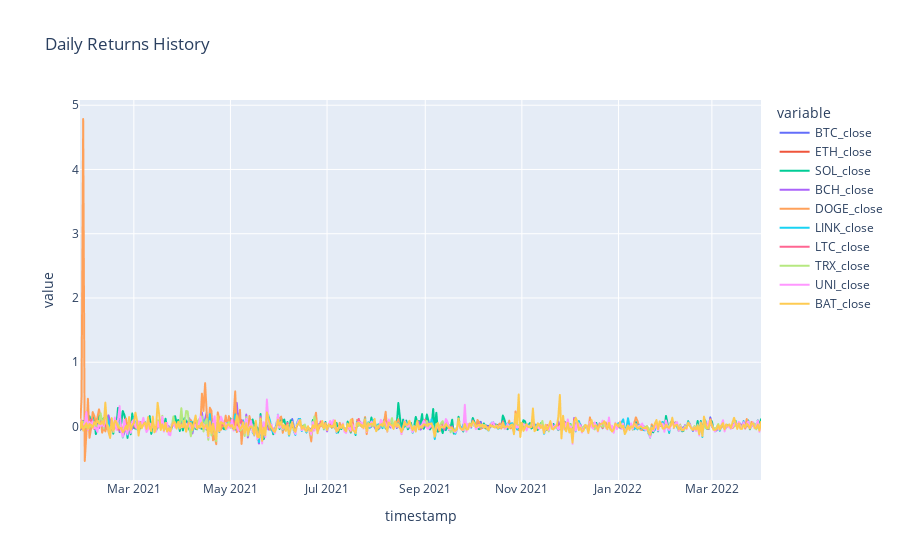

Here is the notebook cell this chart was saved with:
### Code cell
returns_plot = px.line(
daily_returns, title="Daily Returns History")

returns_plot

### Figure 1 — Plotly figure (JSON) as saved in the notebook; plotly's stock layout.template omitted (floating-point values rounded to 4 significant figures; data arrays with more than 128 entries replaced by an {"elided": "..."} marker saying what was removed)
{"data": [{"hovertemplate": "variable=BTC_close<br>timestamp=%{x}<br>value=%{y}<extra></extra>", "legendgroup": "BTC_close", "line": {"color": "#636efa", "dash": "solid"}, "marker": {"symbol": "circle"}, "mode": "lines", "name": "BTC_close", "showlegend": true, "type": "scattergl", "x": {"elided": "431 str values"}, "xaxis": "x", "y": {"elided": "431 float values"}, "yaxis": "y"}, {"hovertemplate": "variable=ETH_close<br>timestamp=%{x}<br>value=%{y}<extra></extra>", "legendgroup": "ETH_close", "line": {"color": "#EF553B", "dash": "solid"}, "marker": {"symbol": "circle"}, "mode": "lines", "name": "ETH_close", "showlegend": true, "type": "scattergl", "x": {"elided": "431 str values"}, "xaxis": "x", "y": {"elided": "431 float values"}, "yaxis": "y"}, {"hovertemplate": "variable=SOL_close<br>timestamp=%{x}<br>value=%{y}<extra></extra>", "legendgroup": "SOL_close", "line": {"color": "#00cc96", "dash": "solid"}, "marker": {"symbol": "circle"}, "mode": "lines", "name": "SOL_close", "showlegend": true, "type": "scattergl", "x": {"elided": "431 str values"}, "xaxis": "x", "y": {"elided": "431 float values"}, "yaxis": "y"}, {"hovertemplate": "variable=BCH_close<br>timestamp=%{x}<br>value=%{y}<extra></extra>", "legendgroup": "BCH_close", "line": {"color": "#ab63fa", "dash": "solid"}, "marker": {"symbol": "circle"}, "mode": "lines", "name": "BCH_close", "showlegend": true, "type": "scattergl", "x": {"elided": "431 str values"}, "xaxis": "x", "y": {"elided": "431 float values"}, "yaxis": "y"}, {"hovertemplate": "variable=DOGE_close<br>timestamp=%{x}<br>value=%{y}<extra></extra>", "legendgroup": "DOGE_close", "line": {"color": "#FFA15A", "dash": "solid"}, "marker": {"symbol": "circle"}, "mode": "lines", "name": "DOGE_close", "showlegend": true, "type": "scattergl", "x": {"elided": "431 str values"}, "xaxis": "x", "y": {"elided": "431 float values"}, "yaxis": "y"}, {"hovertemplate": "variable=LINK_close<br>timestamp=%{x}<br>value=%{y}<extra></extra>", "legendgroup": "LINK_close", "line": {"color": "#19d3f3", "dash": "solid"}, "marker": {"symbol": "circle"}, "mode": "lines", "name": "LINK_close", "showlegend": true, "type": "scattergl", "x": {"elided": "431 str values"}, "xaxis": "x", "y": {"elided": "431 float values"}, "yaxis": "y"}, {"hovertemplate": "variable=LTC_close<br>timestamp=%{x}<br>value=%{y}<extra></extra>", "legendgroup": "LTC_close", "line": {"color": "#FF6692", "dash": "solid"}, "marker": {"symbol": "circle"}, "mode": "lines", "name": "LTC_close", "showlegend": true, "type": "scattergl", "x": {"elided": "431 str values"}, "xaxis": "x", "y": {"elided": "431 float values"}, "yaxis": "y"}, {"hovertemplate": "variable=TRX_close<br>timestamp=%{x}<br>value=%{y}<extra></extra>", "legendgroup": "TRX_close", "line": {"color": "#B6E880", "dash": "solid"}, "marker": {"symbol": "circle"}, "mode": "lines", "name": "TRX_close", "showlegend": true, "type": "scattergl", "x": {"elided": "431 str values"}, "xaxis": "x", "y": {"elided": "431 float values"}, "yaxis": "y"}, {"hovertemplate": "variable=UNI_close<br>timestamp=%{x}<br>value=%{y}<extra></extra>", "legendgroup": "UNI_close", "line": {"color": "#FF97FF", "dash": "solid"}, "marker": {"symbol": "circle"}, "mode": "lines", "name": "UNI_close", "showlegend": true, "type": "scattergl", "x": {"elided": "431 str values"}, "xaxis": "x", "y": {"elided": "431 float values"}, "yaxis": "y"}, {"hovertemplate": "variable=BAT_close<br>timestamp=%{x}<br>value=%{y}<extra></extra>", "legendgroup": "BAT_close", "line": {"color": "#FECB52", "dash": "solid"}, "marker": {"symbol": "circle"}, "mode": "lines", "name": "BAT_close", "showlegend": true, "type": "scattergl", "x": {"elided": "431 str values"}, "xaxis": "x", "y": {"elided": "431 float values"}, "yaxis": "y"}], "layout": {"autosize": true, "legend": {"title": {"text": "variable"}, "tracegroupgap": 0}, "title": {"text": "Daily Returns History"}, "xaxis": {"anchor": "y", "autorange": true, "domain": [0, 1], "range": ["2021-01-26", "2022-04-01"], "title": {"text": "timestamp"}, "type": "date"}, "yaxis": {"anchor": "x", "autorange": true, "domain": [0, 1], "range": [-0.8324, 5.081], "title": {"text": "value"}, "type": "linear"}}}
